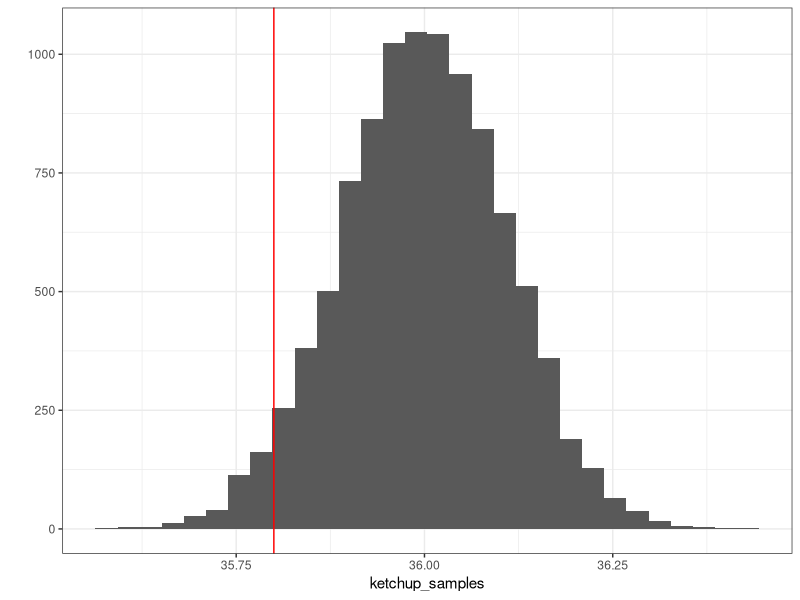
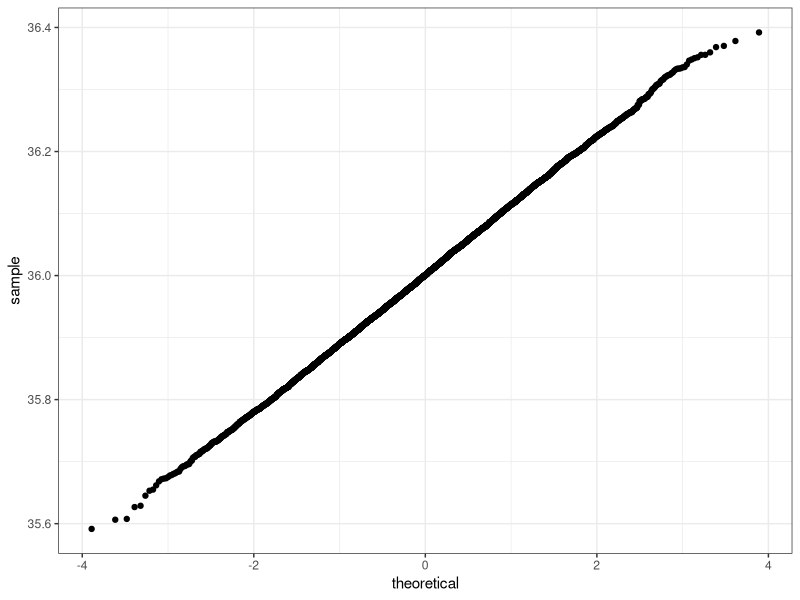

The R script that drew these images, in order: (Note: this script raises an error after producing the figures.)
## ---- chunk 1
library(ggplot2)
library(dplyr)
knitr::opts_chunk$set(warning = FALSE, message = FALSE)
## ---- chunk 2
#Generate 10000 samples from the appropriate normal distribution 
ketchup_samples <- rnorm(10000, mean = 36, sd = .11)

# Where is 35.8oz on this plot?
qplot(ketchup_samples) + 
  theme_bw() +
  geom_vline(xintercept = 35.8, color = "red")
## ---- chunk 3
#Generate 10000 samples from the appropriate normal distribution 
ketchup_samples <- rnorm(10000, mean = 36, sd = .11)

# What percent are below 35.8oz?
sum(ketchup_samples < 35.8)/length(ketchup_samples)
## ---- chunk 4
#Let's check this directly:
pnorm(35.8, mean = 36, sd = .11)
## ---- chunk 5
#Now in z-scores!
z_score <- (35.8 - 36)/.11
z_score

pnorm(z_score, mean = 0, sd = 1)
## ---- chunk 6
ketchup_df <- data.frame(y = ketchup_samples)

ggplot(ketchup_df, aes(sample = y)) +
  geom_qq() +
  theme_bw()
## ---- chunk 7
beta_samples <- data.frame(sample = rbeta(10000, 2, 5))

qplot(beta_samples) +
  theme_bw()

ggplot(beta_samples, aes(sample = sample)) +
  geom_qq() +
  theme_bw()
## ---- chunk 8
beta_samples <- data.frame(sample = rbeta(10000, 5, 1))

qplot(beta_samples) +
  theme_bw()

ggplot(beta_samples, aes(sample = sample)) +
  geom_qq() +
  theme_bw()
## ---- chunk 9
num_per_sample <- 1000
num_samples <- 10000

beta_means <- data.frame(mean = replicate(num_samples, 
                                          mean( rbeta(num_per_sample, 2, 5))))


qplot(beta_means) +
  theme_bw()

ggplot(beta_means, aes(sample = mean)) +
  geom_qq() +
  theme_bw()
## ---- chunk 10
num_per_sample <- c(10, 30, 100, 1000, 1000)

get_sample_stats <- function(num_per_sample) {
  samples <- rbeta(num_per_sample, 2, 5)
  data.frame(num_per_sample = num_per_sample,
             mean = mean(samples), sd = sd(samples),
             median = median(samples))
}

lapply(num_per_sample, get_sample_stats) %>%
  bind_rows()


get_stats_of_sample_stats <- function(num_per_sample) {

  samples <- replicate(1000, mean(rbeta(num_per_sample, 2, 5)))
  
 data.frame(num_per_sample = num_per_sample,
             mean = mean(samples), sd = sd(samples),
            median = median(samples))
}


lapply(num_per_sample, get_stats_of_sample_stats) %>%
  bind_rows()
